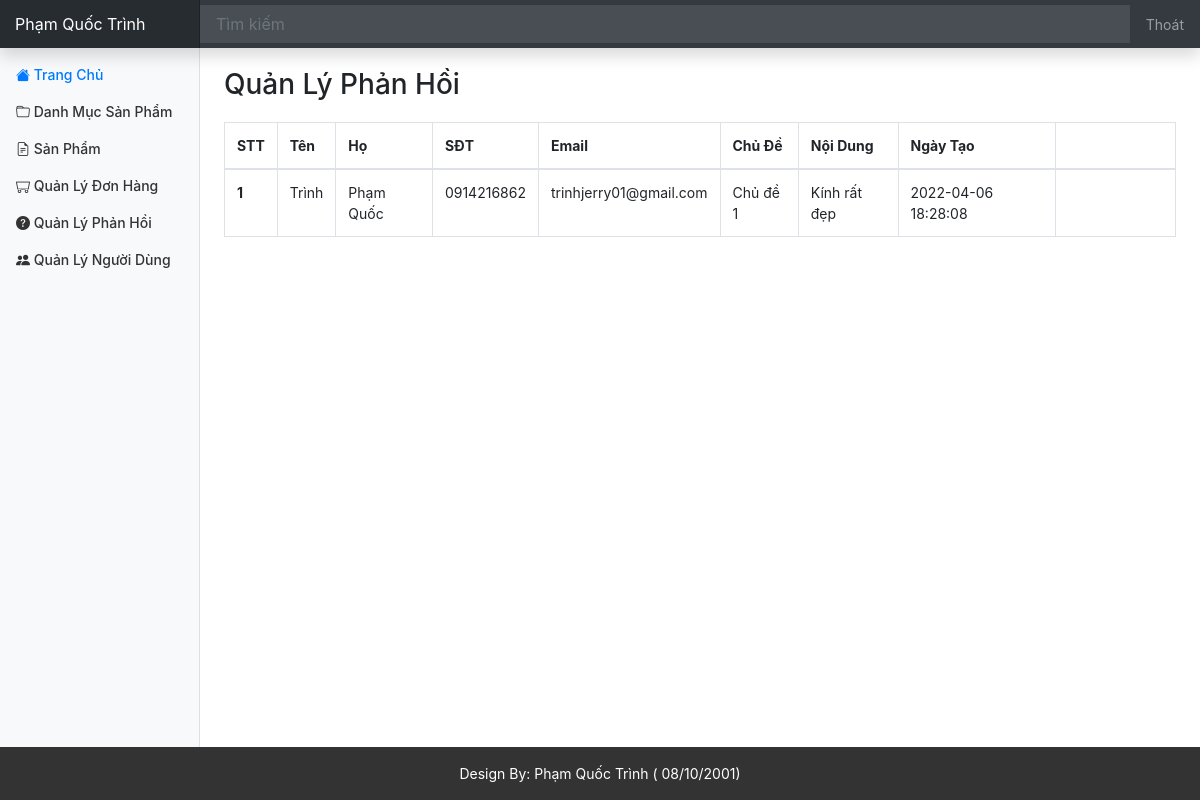
/admin/feedback/index.php (signed in), run on the app's committed database.
### tables this page shows
CREATE TABLE `feedback` (
  `id` int(11) NOT NULL,
  `firstname` varchar(30) DEFAULT NULL,
  `lastname` varchar(30) DEFAULT NULL,
  `email` varchar(150) DEFAULT NULL,
  `phone_number` varchar(20) DEFAULT NULL,
  `subject_name` varchar(200) DEFAULT NULL,
  `note` varchar(500) DEFAULT NULL,
  `created_at` datetime DEFAULT NULL,
  `updated_at` datetime DEFAULT NULL,
  `status` int(11) DEFAULT 0
);

### database/dbhelper.php (called while the page is built, shortened)
<?php
function executeResult($sql, $isSingle = false) {
	$data = null;
	$conn = mysqli_connect(HOST, USERNAME, PASSWORD, DATABASE);
	mysqli_set_charset($conn, 'utf8');
	$resultset = mysqli_query($conn, $sql);
	if($isSingle) {
		$data = mysqli_fetch_array($resultset, 1);
	} else {
		$data = [];
		while(($row = mysqli_fetch_array($resultset, 1)) != null) {
			$data[] = $row;
		}
	}
	return $data;
}

### admin/feedback/index.php (the view, shortened to what this page needs)
<?php
	require_once('../layouts/header.php');
	$sql = "select * from Feedback order by status asc, updated_at desc";
	$data = executeResult($sql);
?>
<div class="row" style="margin-top: 20px;">
	<div class="col-md-12 table-responsive">
		<h3>Quản Lý Phản Hồi</h3>
		<table class="table table-bordered table-hover" style="margin-top: 20px;">
			<thead>
				<tr>
					<th>STT</th>
					<th>Tên</th>
					<th>Họ</th>
					<th>SĐT</th>
					<th>Email</th>
					<th>Chủ Đề</th>
					<th>Nội Dung</th>
					<th>Ngày Tạo</th>
					<th style="width: 120px"></th>
				</tr>
			</thead>
			<tbody>
<?php
	$index = 0;
	foreach($data as $item) {
		echo '<tr>
					<th>'.(++$index).'</th>
					<td>'.$item['firstname'].'</td>
					<td>'.$item['lastname'].'</td>
					<td>'.$item['phone_number'].'</td>
					<td>'.$item['email'].'</td>
					<td>'.$item['subject_name'].'</td>
					<td>'.$item['note'].'</td>
					<td>'.$item['updated_at'].'</td>
					<td style="width: 50px">';
		echo '</td>
				</tr>';
	}
?>
			</tbody>
		</table>
	</div>
</div>
<?php
	require_once('../layouts/footer.php');
?>

### assets/css/dashboard.css (style rules this page uses)
body { font-size: .875rem; }

### data on the page
feedback: firstname "Trình", lastname "Phạm Quốc", phone_number "0914216862", email "trinhjerry01@gmail.com", subject_name "Chủ đề 1", note "Kính rất đẹp", updated_at "2022-04-06 18:28:08"

### other printed values
$user['fullname'] "Phạm Quốc Trình"
